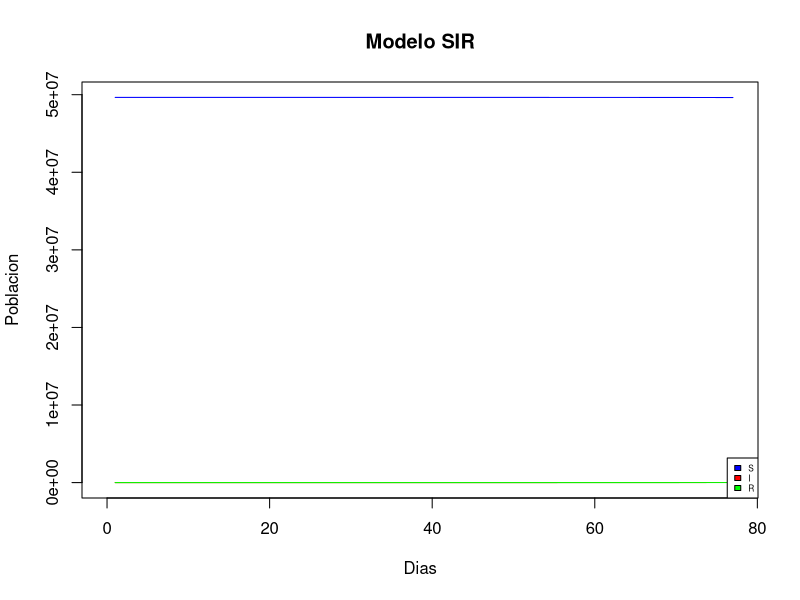

Generate this figure with R:
rm(list=ls())
options(digits = 10)
#Funcion que haya el divisor de beta y gamma
#x es el numero a dividir
hallarDivisor <- function(x){
  val <- 1
  repeat{
    temp <- x %/% val
    if(temp >= 0 && temp <= 10){break}
    else{val <- val*10}
  }
  return(val)
}

#Funcion que implementa la aproximacion Taylor donde:
#t es el numero de dias
# b es la tasa de infeccion/contagio/transmision beta
# g es la tasa de recuperacion gamma
#S0 es la poblacion susceptible inicial
#I0 es la poblacion infectada inicial
#k indica cada cuantos dias se calcula la prevalencia y la incidencia
taylorSIR<-function(t,b,g,S0,I0,k){
  #Hallar el divisor para ajustar beta y gamma
  divisor <- hallarDivisor(S0 + I0)
  b = b/divisor ;
  g <- g/divisor*100000
  #Tabla de datos
  dataSIR <- data.frame(t=1,S=S0,I=I0,R=0,Prevalencia=0,Incidencia=0)
  #Incializar datos
  S = S0; I = I0; R = 0 ; h = 1; acumI = I0
  #Aproximacion por Taylor de orden 2
  for(i in 2:t){
    tempS = S + h*(-b*S*I) + h^2/2*(-b*I*(-b*S*I) - b*S*(b*S*I - I*g)) + h^3/6*(-b*I*(b^2*I^2*S - b^2*S^2*I + b*S*I*g) - b*S*(-b^2*S*I^2 + b^2*S^2*I - b*S*I*g - g*b*S*I + I*g^2)) #+ h^4/24*(-b*I*(-b*I*(b^2*I^2*S - b^2*S^2*I + b*S*I*g) - b*S*(-b^2*S*I^2 + b^2*S^2*I - b*S*I*g - g*b*S*I + I*g^2)) - b*S*(b*S*(-b^2*S*I^2 + b^2*S^2*I - b*S*I*g - g*b*S*I + I*g^2) + b*I*(b^2*I^2*S - b^2*S^2*I + b*S*I*g) - g*(-b^2*S*I^2 + b^2*S^2*I - b*S*I*g - g*b*S*I + I*g^2)))
    tempI = I + h*(b*S*I - I*g) + h^2/2*(b*S*(b*S*I - I*g) + b*I*(-b*S*I) - g*(b*S*I - I*g)) + h^3/6*(b*S*(-b^2*S*I^2 + b^2*S^2*I - b*S*I*g - g*b*S*I + I*g^2) + b*I*(b^2*I^2*S - b^2*S^2*I + b*S*I*g) - g*(-b^2*S*I^2 + b^2*S^2*I - b*S*I*g - g*b*S*I + I*g^2)) #+ h^4/4*(b*S*(b*S*(-b^2*S*I^2 + b^2*S^2*I - b*S*I*g - g*b*S*I + I*g^2) + b*I*(b^2*I^2*S - b^2*S^2*I + b*S*I*g) - g*(-b^2*S*I^2 + b^2*S^2*I - b*S*I*g - g*b*S*I + I*g^2)) + b*I*(-b*I*(b^2*I^2*S - b^2*S^2*I + b*S*I*g) - b*S*(-b^2*S*I^2 + b^2*S^2*I - b*S*I*g - g*b*S*I + I*g^2)) - g*(b*S*(-b^2*S*I^2 + b^2*S^2*I - b*S*I*g - g*b*S*I + I*g^2) + b*I*(b^2*I^2*S - b^2*S^2*I + b*S*I*g) - g*(-b^2*S*I^2 + b^2*S^2*I - b*S*I*g - g*b*S*I + I*g^2)))
    tempR = R + h*(I*g) + h^2/2*(g*(b*S*I - I*g)) + h^3/6*(g*(-b^2*S*I^2 + b^2*S^2*I - b*S*I*g - g*b*S*I + I*g^2)) #+ h^4/24*(g*(b*S*(-b^2*S*I^2 + b^2*S^2*I - b*S*I*g - g*b*S*I + I*g^2) + b*I*(b^2*I^2*S - b^2*S^2*I + b*S*I*g) - g*(-b^2*S*I^2 + b^2*S^2*I - b*S*I*g - g*b*S*I + I*g^2)))
    acumI = acumI + h*(b*S*I) + h^2/2*(b*S*(b*S*I - I*g) + b*I*(-b*S*I)) + h^3/6*(b*S*(-b^2*S*I^2 + b^2*S^2*I - b*S*I*g - g*b*S*I + I*g^2) + b*I*(b^2*I^2*S - b^2*S^2*I + b*S*I*g))# + h^4/24*(b*S*(b*S*(-b^2*S*I^2 + b^2*S^2*I - b*S*I*g - g*b*S*I + I*g^2) + b*I*(b^2*I^2*S - b^2*S^2*I + b*S*I*g) - g*(-b^2*S*I^2 + b^2*S^2*I - b*S*I*g - g*b*S*I + I*g^2)) + b*I*(-b*I*(b^2*I^2*S - b^2*S^2*I + b*S*I*g) - b*S*(-b^2*S*I^2 + b^2*S^2*I - b*S*I*g - g*b*S*I + I*g^2)))
    prevalencia = 0; incidencia = 0
    S = tempS; I = tempI; R = tempR
    #Restriccion para aproximarse al modelo real
    if(S <= 0){S = 0}
    if(I <= 0){I = 0}
    if(R >= (S0+I0)){R = (S0 + I0)}
    if(i%%k == 0){
      prevalencia = I/(S+I+R)
      incidencia = acumI/(S+I+R)
      acumI = 0
    }
    S = floor(S);R = ceiling(R)
    if(dataSIR[[i-1,"I"]] < I){I = ceiling(I)} else{I = floor(I)}
    dataSIR = rbind(dataSIR,list(i,S,I,R,prevalencia,incidencia))
  }
  #Grafico de prueba
  plot(dataSIR[["t"]],dataSIR[["S"]],main=paste("Modelo SIR"),xlab="Dias",ylab="Poblacion",xlim = c(0,t),ylim = c(0,(S0+I0)),type="l",col="blue") 
  points(dataSIR[["t"]],dataSIR[["I"]],type="l",col="red") 
  points(dataSIR[["t"]],dataSIR[["R"]],type="l",col="green") 
  legend("bottomright",c("S","I","R"),fill = c("blue","red","green"),cex = 0.5)
  
  return(dataSIR)
}

#Prueba de Taylor
diasCOVID19 = 77
poblacionColombia = (49.65*1000000)
infec = 1
#Tasa de contagio del covid entre 2.5% y 1.5%
beta = 0.025
#Tasa de recuperacion 
gamma = 2.16 
taylorSIR(diasCOVID19,beta,gamma,poblacionColombia-infec,infec,3)